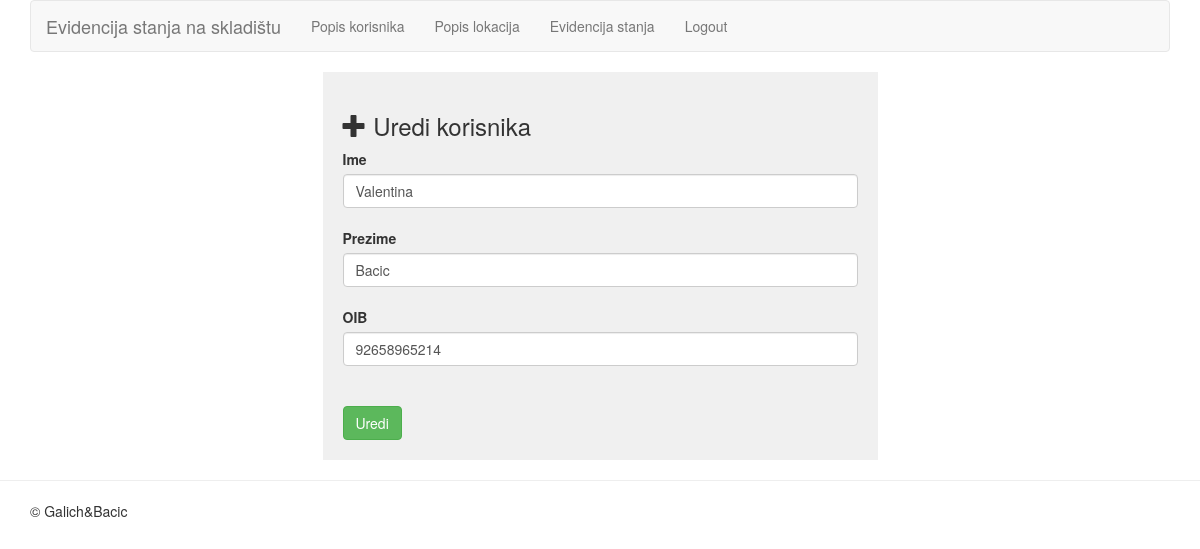
/izmjeni_korisnika.php?id=3 (signed in), run on the app's committed database.
### tables this page shows
CREATE TABLE `users` (
  `user_id` int(12) NOT NULL,
  `ime` varchar(30) NOT NULL,
  `prezime` varchar(30) NOT NULL,
  `password` varchar(50) NOT NULL,
  `email` varchar(50) NOT NULL,
  `OIB` varchar(150) NOT NULL,
  `userlevel` int(20) NOT NULL
);

### izmjeni_korisnika.php (the view, shortened to what this page needs)
<?php
require_once 'connect.php';
require_once 'header.php';
?>
<div class="container">
	<?php
	$id = isset($_GET['id']) ? (int) $_GET['id'] : 0;
	$sql = "SELECT * FROM users WHERE user_id={$id}";
	$result = $con->query($sql);
	$row = $result->fetch_assoc();
	?>
	<div class="row">
	<div class="col-md-6 col-md-offset-3">
		<div class="box">
			<h3><i class="glyphicon glyphicon-plus"></i>&nbsp;Uredi korisnika</h3>
			<form action="" method="POST">
				<label for="ime">Ime</label>
				<input type="text" id="ime"  name="ime" value="<?php echo $row['ime']; ?>" class="form-control"><br>
				<label for="prezime">Prezime</label>
				<input type="text"  name="prezime" id="prezime" value="<?php echo $row['prezime']; ?>" class="form-control"><br>
				<label for="OIB">OIB</label>
				<input type="text"  name="OIB" id="OIB"  value="<?php echo $row['OIB']; ?>" class="form-control"><br>
				<br>
				<input type="submit" name="update" class="btn btn-success" value="Uredi">
			</form>
		</div>
	</div>
</div>
</div>
<?php
 require_once 'footer.php';

### header.php (style rules this page uses)
.box { background: #f0f0f0; padding: 20px; }

### data on the page
users: ime "Valentina", prezime "Bacic", OIB "92658965214"
